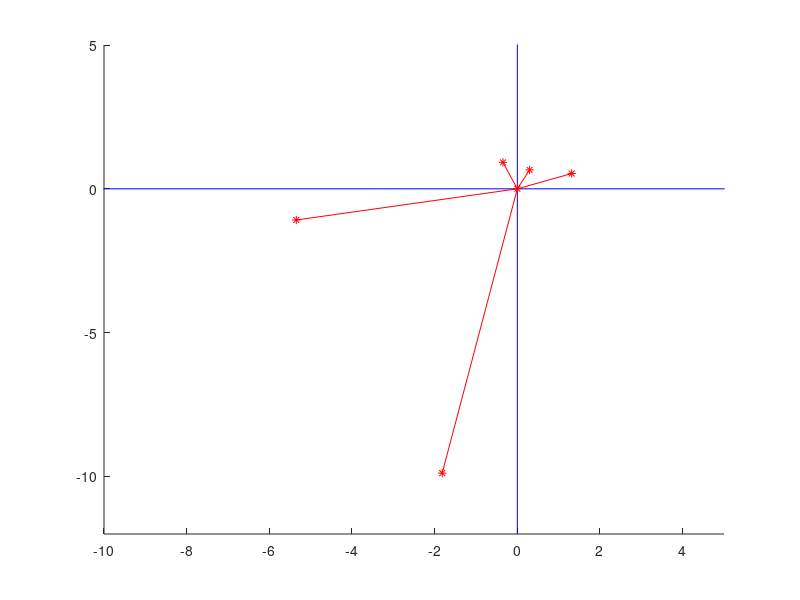

Write the MATLAB code that produced this figure.
function [visiblePlot] = solarPlot()
%SOLARPLOT Plots the sun and visible planets
%   Plots the sun and visible planets (including Earth) relative 
%   to the vernal equinox.

%constants from JPL
% venus = [1.147,.7213];
% mars = [.3839,1.418];
% earth = [1.9323,.9834];
% jupiter = [3.3415,5.4562];
% saturn = [4.5305,10.0488];
% sun = [0,0];

%transform polar coordinates to cartesian
theta = [0 1.147 1.9323 .3839 3.3415 4.5305];
rho = [0 .7213 .9834 1.418 5.4562 10.0488];
[x,y] = pol2cart(theta,rho);

hold on 

%create axis
plot([-12 12],[0 0],'b');
plot([0 0], [-12 12],'b');

%plot visivle bodies and sun
for i = 1:6

    plot(x(i),y(i),'r*');
    plot([0 x(i)],[0 y(i)],'r');
    axis([-10 5 -12 5]);

end
    
end

